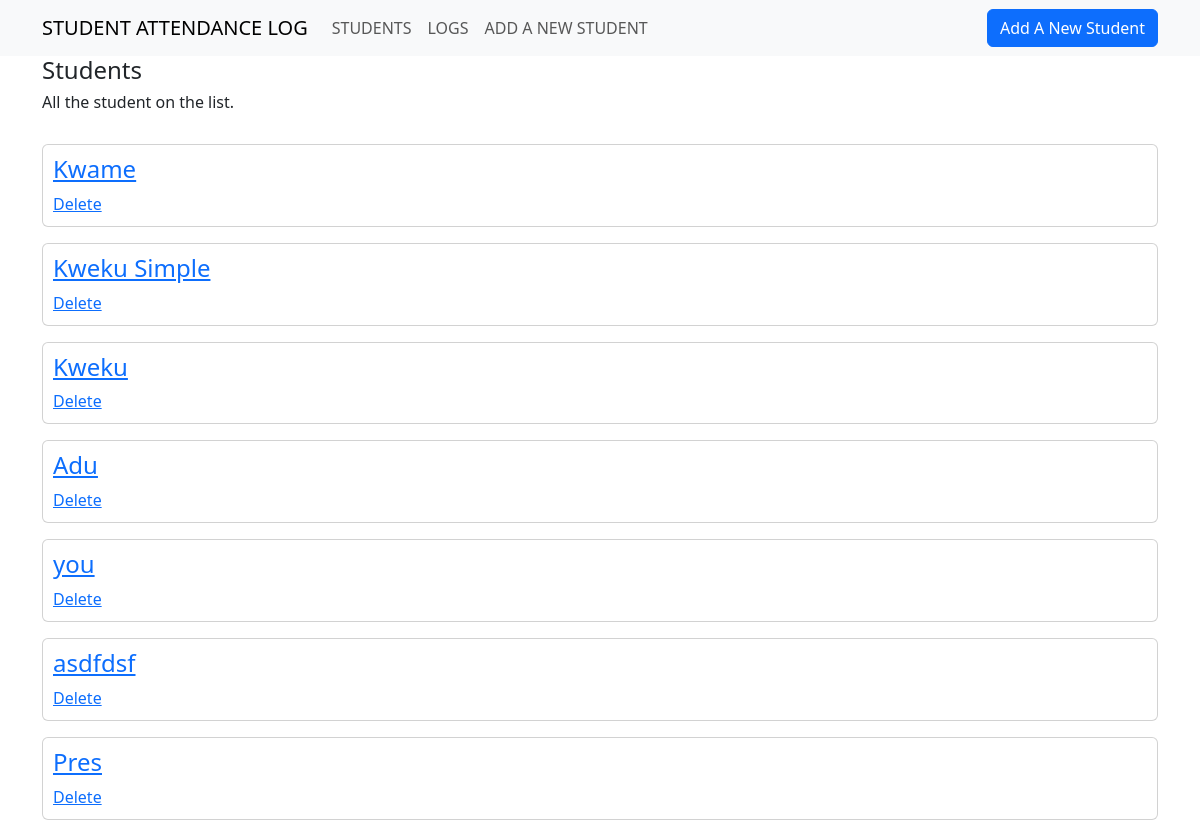
Before: /students with the older database file.
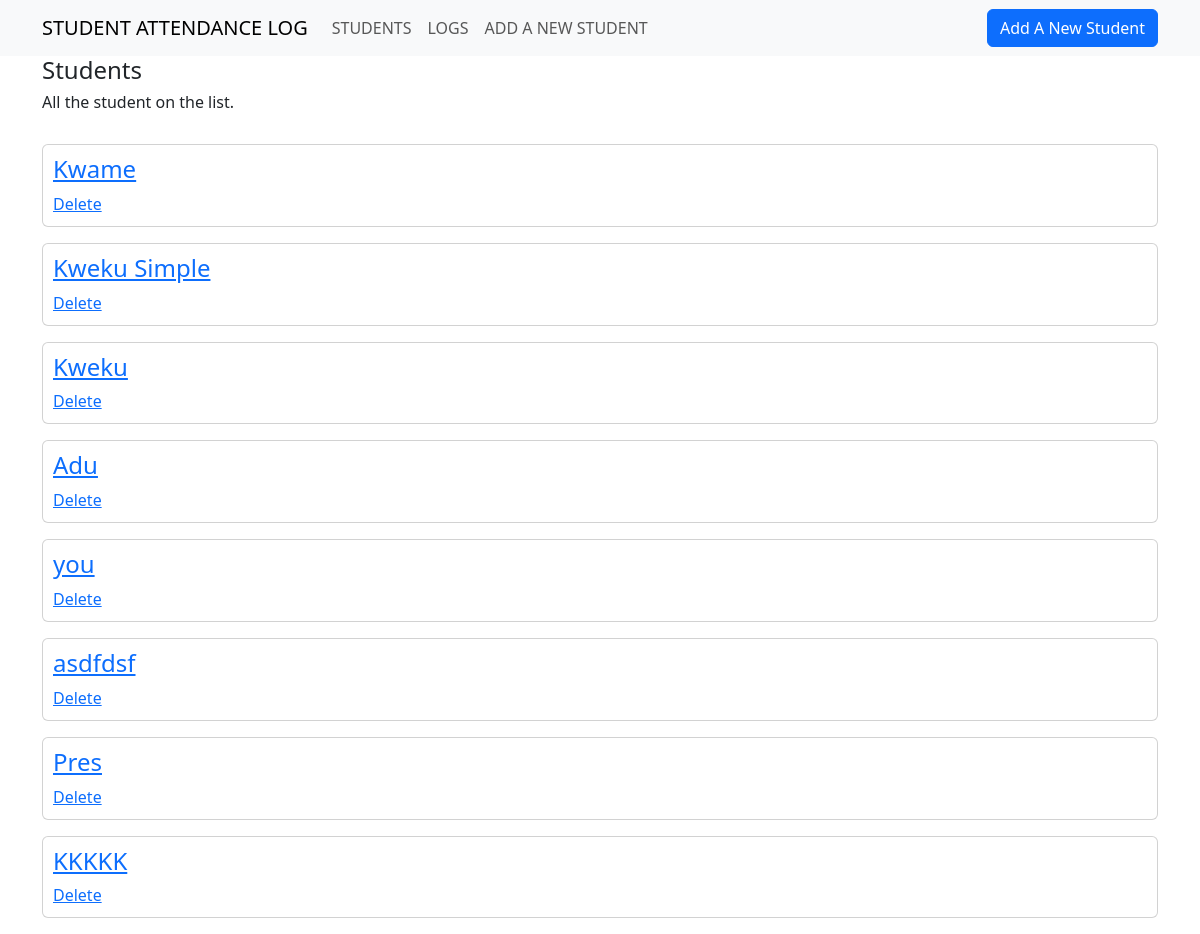
After: the same page with the newer database file.
### app.py (models this page shows, shortened)
class StudentData(db.Model):
    __tablename__ = 'students'
    id = db.Column(db.Integer,
                   primary_key=True)
    name = db.Column(db.String)
    age = db.Column(db.String)
    studentclass = db.Column(db.String)

### app.py (the view)
@app.route('/students')
def students():
    students = StudentData.query.all()
    return render_template('students.html', students=students)

### templates/students.html (shortened to what this page needs)
{% extends "base.html" %}
{% block body %}
<div class="container">
<h4>Students</h4>
                    <h6>All the student on the list.</h6>
                    <br/>
                    {% for student in students %}
                    <a href="{{url_for('qr', id=student.id)}}">
                        <div class="card mb-3">
                            <h4>{{student.name}}</h4>
                            <a href="{{url_for('delete', id=student.id)}}">Delete</a>
                        </div>
                    </a>
                    {% endfor %}
</div>
{% endblock %}

Changed rows visible on the page:
added StudentData: name "KKKKK"
